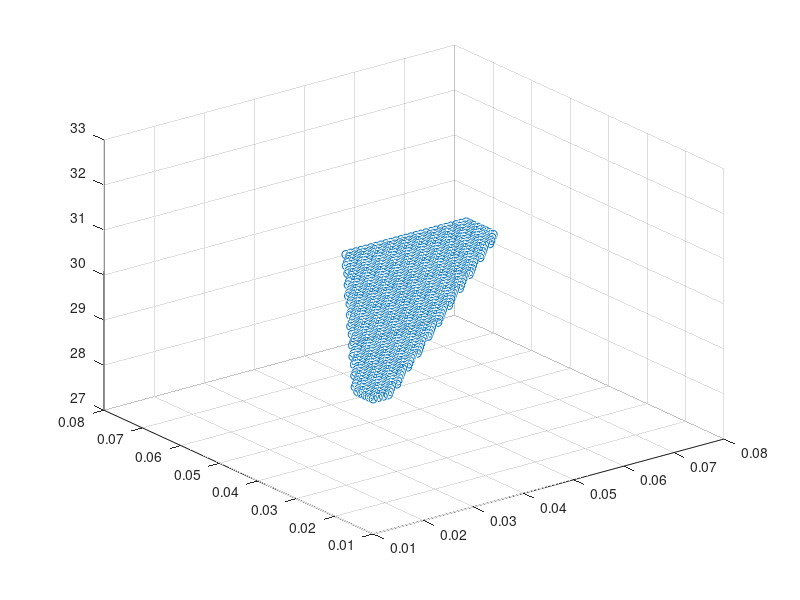

Source code (MATLAB):
k1 = 0.0656/0.08;
k2 = 0.08/0.0583;

Para=[];
for re=0.01:0.001:0.07
    Min_sigma = max(floor(k1*re*1e3)*1e-3,0.01);
    Max_sigma = min(ceil(k2*re*1e3)*1e-3,0.064); 
    
    for sigma=Min_sigma:0.001:Max_sigma
        Para=[Para; re, sigma];
    end
end
scatter3(Para(:,1),Para(:,2),30.*ones(numel(Para(:,1)),1),'r*');
